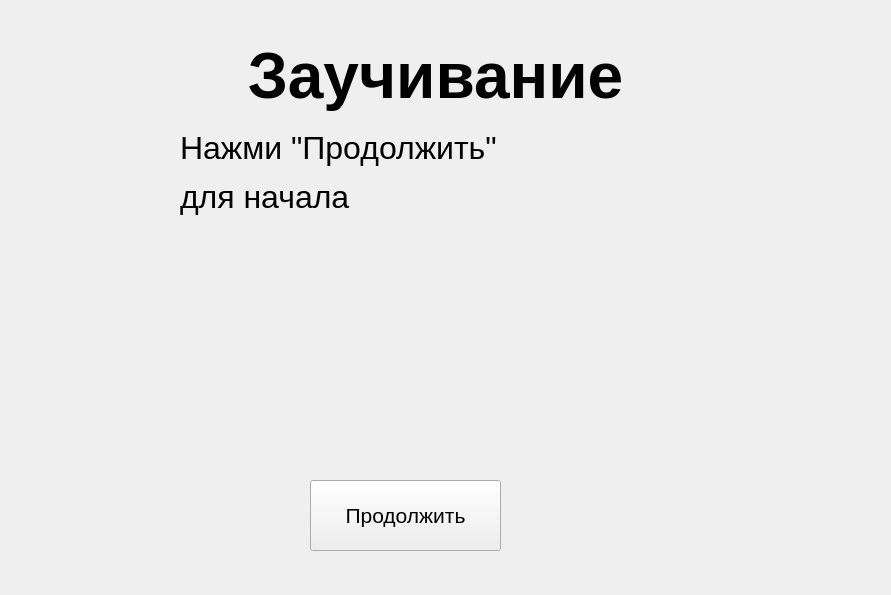
<?xml version="1.0" encoding="UTF-8"?>
<ui version="4.0">
 <class>Form</class>
 <widget class="QWidget" name="Form">
  <property name="geometry">
   <rect>
    <x>0</x>
    <y>0</y>
    <width>891</width>
    <height>595</height>
   </rect>
  </property>
  <property name="windowTitle">
   <string>Form</string>
  </property>
  <widget class="QStackedWidget" name="stackedWidget">
   <property name="geometry">
    <rect>
     <x>0</x>
     <y>0</y>
     <width>891</width>
     <height>591</height>
    </rect>
   </property>
   <property name="currentIndex">
    <number>0</number>
   </property>
   <widget class="QWidget" name="page">
    <widget class="QLabel" name="label">
     <property name="geometry">
      <rect>
       <x>150</x>
       <y>10</y>
       <width>571</width>
       <height>131</height>
      </rect>
     </property>
     <property name="font">
      <font>
       <pointsize>48</pointsize>
       <weight>75</weight>
       <italic>false</italic>
       <bold>true</bold>
      </font>
     </property>
     <property name="text">
      <string>Заучивание</string>
     </property>
     <property name="alignment">
      <set>Qt::AlignCenter</set>
     </property>
    </widget>
    <widget class="QLabel" name="output">
     <property name="geometry">
      <rect>
       <x>180</x>
       <y>130</y>
       <width>431</width>
       <height>311</height>
      </rect>
     </property>
     <property name="font">
      <font>
       <pointsize>24</pointsize>
      </font>
     </property>
     <property name="text">
      <string>&lt;html&gt;&lt;head/&gt;&lt;body&gt;&lt;p&gt;Нажми &amp;quot;Продолжить&amp;quot;&lt;/p&gt;&lt;p&gt;для начала&lt;/p&gt;&lt;/body&gt;&lt;/html&gt;</string>
     </property>
     <property name="alignment">
      <set>Qt::AlignLeading|Qt::AlignLeft|Qt::AlignTop</set>
     </property>
    </widget>
    <widget class="QPushButton" name="proceedButton">
     <property name="geometry">
      <rect>
       <x>310</x>
       <y>480</y>
       <width>191</width>
       <height>71</height>
      </rect>
     </property>
     <property name="font">
      <font>
       <pointsize>16</pointsize>
      </font>
     </property>
     <property name="text">
      <string>Продолжить</string>
     </property>
    </widget>
    <widget class="QLabel" name="checking">
     <property name="geometry">
      <rect>
       <x>650</x>
       <y>120</y>
       <width>231</width>
       <height>61</height>
      </rect>
     </property>
     <property name="font">
      <font>
       <pointsize>15</pointsize>
      </font>
     </property>
     <property name="text">
      <string/>
     </property>
    </widget>
   </widget>
   <widget class="QWidget" name="page_2">
    <widget class="QLabel" name="label_2">
     <property name="geometry">
      <rect>
       <x>210</x>
       <y>10</y>
       <width>441</width>
       <height>61</height>
      </rect>
     </property>
     <property name="font">
      <font>
       <pointsize>32</pointsize>
      </font>
     </property>
     <property name="text">
      <string>Время проверки</string>
     </property>
     <property name="alignment">
      <set>Qt::AlignCenter</set>
     </property>
    </widget>
    <widget class="QTextEdit" name="check">
     <property name="geometry">
      <rect>
       <x>210</x>
       <y>90</y>
       <width>431</width>
       <height>341</height>
      </rect>
     </property>
     <property name="font">
      <font>
       <pointsize>10</pointsize>
      </font>
     </property>
    </widget>
    <widget class="QLabel" name="label_3">
     <property name="geometry">
      <rect>
       <x>20</x>
       <y>90</y>
       <width>181</width>
       <height>81</height>
      </rect>
     </property>
     <property name="font">
      <font>
       <pointsize>10</pointsize>
      </font>
     </property>
     <property name="text">
      <string>Напиши в поле для ответа
 строфы, которые повторял</string>
     </property>
     <property name="alignment">
      <set>Qt::AlignLeading|Qt::AlignLeft|Qt::AlignTop</set>
     </property>
    </widget>
    <widget class="QPushButton" name="checkButton">
     <property name="geometry">
      <rect>
       <x>320</x>
       <y>460</y>
       <width>201</width>
       <height>71</height>
      </rect>
     </property>
     <property name="font">
      <font>
       <pointsize>24</pointsize>
      </font>
     </property>
     <property name="text">
      <string>Проверить</string>
     </property>
    </widget>
   </widget>
   <widget class="QWidget" name="page_3">
    <widget class="QLabel" name="label_4">
     <property name="geometry">
      <rect>
       <x>260</x>
       <y>0</y>
       <width>351</width>
       <height>111</height>
      </rect>
     </property>
     <property name="font">
      <font>
       <pointsize>48</pointsize>
      </font>
     </property>
     <property name="text">
      <string>Итоги</string>
     </property>
     <property name="alignment">
      <set>Qt::AlignCenter</set>
     </property>
    </widget>
    <widget class="QLabel" name="result">
     <property name="geometry">
      <rect>
       <x>190</x>
       <y>140</y>
       <width>471</width>
       <height>241</height>
      </rect>
     </property>
     <property name="font">
      <font>
       <pointsize>10</pointsize>
      </font>
     </property>
     <property name="text">
      <string>TextLabel</string>
     </property>
     <property name="alignment">
      <set>Qt::AlignLeading|Qt::AlignLeft|Qt::AlignTop</set>
     </property>
    </widget>
    <widget class="QPushButton" name="again">
     <property name="geometry">
      <rect>
       <x>30</x>
       <y>460</y>
       <width>211</width>
       <height>91</height>
      </rect>
     </property>
     <property name="font">
      <font>
       <pointsize>24</pointsize>
      </font>
     </property>
     <property name="text">
      <string>Ещё раз</string>
     </property>
    </widget>
    <widget class="QPushButton" name="next">
     <property name="geometry">
      <rect>
       <x>640</x>
       <y>460</y>
       <width>201</width>
       <height>91</height>
      </rect>
     </property>
     <property name="font">
      <font>
       <pointsize>24</pointsize>
      </font>
     </property>
     <property name="text">
      <string>Дальше</string>
     </property>
    </widget>
   </widget>
  </widget>
 </widget>
 <resources/>
 <connections/>
</ui>
